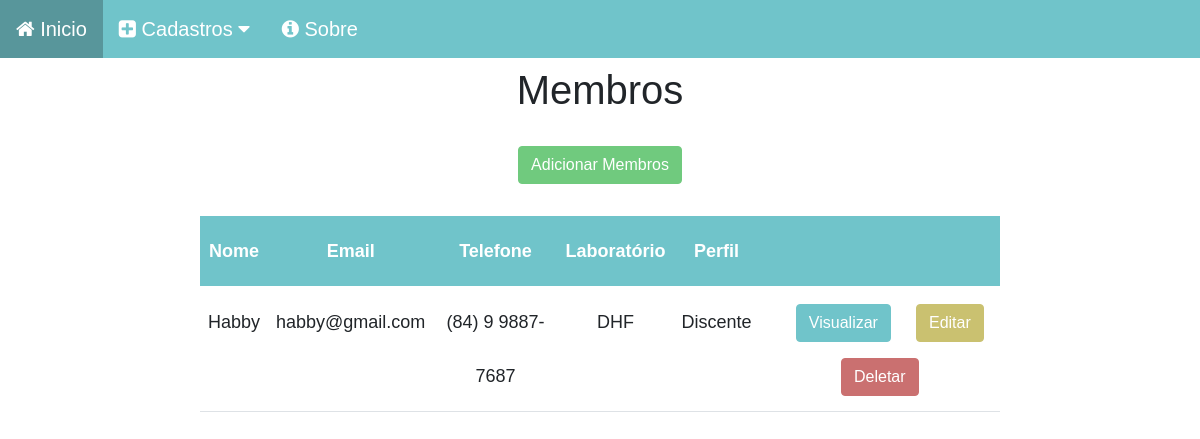
/membros/, run on an earlier commit of the app's database.
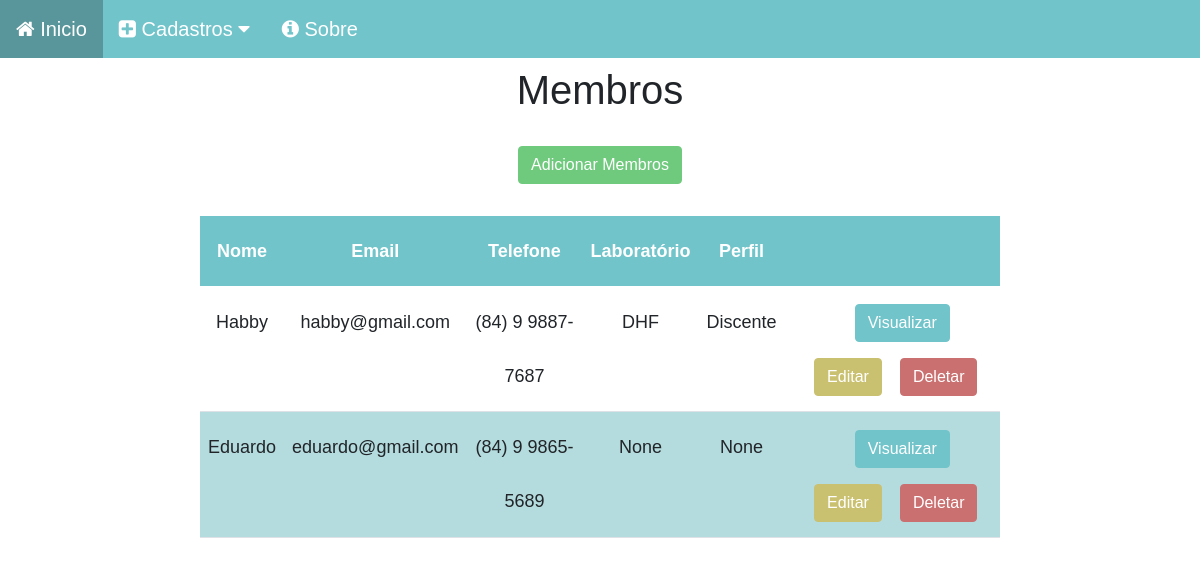
And on a later commit of the database.
### membros_app/models.py (models this page shows, shortened)
class Membro(models.Model):
    nome = models.CharField(max_length=60)
    email = models.CharField(max_length=30)
    telefone = models.CharField(max_length=20)
    laboratorio = models.ForeignKey(to='laboratorio_app.Lab', on_delete=models.CASCADE,null=True, blank=True)
    membro_perfil = models.ForeignKey(Perfil, on_delete=models.CASCADE, null=True, blank=True)

class Perfil(models.Model):
    titulo = models.CharField(max_length=50)
    def __str__(self):
        return self.titulo

### laboratorio_app/models.py (models this page shows)
class Lab(models.Model):
    descricao = models.CharField(max_length=60)
    nome = models.CharField(max_length=60)
    coordenador = models.ForeignKey(Membro,on_delete=models.SET_NULL, related_name='coordenador', null=True, blank=True)
    vice_coordenador = models.ForeignKey(Membro, on_delete=models.SET_NULL, related_name='vice_coordenador', null=True, blank=True)
    def __str__(self):
        return self.nome

### membros_app/views.py (the view)
# urls.py: path('', views.listar_membros, name = 'listar_membros'),
def listar_membros(request):
    membros = Membro.objects.all()
    return render(request, 'membro_list.html', {'membros': membros})

### membros_app/templates/membro_list.html (shortened to what this page needs)
{% extends 'base.html' %}
{% load static %}
{% block content %}
    <div class='col-8 m-auto pt-2 pb-2 text-center'>
        <h1>Membros</h1>
    </div>
    <div class='col-8 m-auto pt-3 pb-2 text-center'>
        <a href="{% url 'cadastrar_membro' %}" class="btn btn-add">Adicionar Membros</a>
    </div>
    {% if membros %}
    <div class='col-8 m-auto pt-4 pb-2 text-center'>
        <table class="table">
            <thead class="thead-dark">
              <tr>
                <th scope="col">Nome</th>
                <th scope="col">Email</th>
                <th scope="col">Telefone</th>
                <th scope="col">Laboratório</th>
                <th scope="col">Perfil</th>
                <th scope="col"></th>
              </tr>
            </thead>
            <tbody>
                {% for membro in membros %}
                    <tr>
                        <td>{{membro.nome}}</td>
                        <td>{{membro.email}}</td>
                        <td>{{membro.telefone}}</td>
                        <td>{{membro.laboratorio}}</td>
                        <td>{{membro.membro_perfil}}</td>
                        <td>
                            <a href="{% url 'visualizar_membro' membro.id %}" class="btn btn-view">Visualizar</a>
                            <a href="{% url 'editar_membro' membro.id %}" class="btn btn-edit">Editar</a>
                            <form method="post" action="{% url 'excluir_membro' membro.id %}" class="btn">
                                <button type="submit" class="btn btn-delete">
                                    Deletar
                                </button>
                            </form>
                        </td>
                    </tr>
                {% endfor %}
            </tbody>
        </table>
    </div>
    {% else %}
    <h1 class ='text-center mt-5'>
        Não há membros cadastrados
    </h1>
    {% endif %}
{% endblock content %}

What changed in the data, as far as the page shows it:
added Membro: nome "Eduardo", email "eduardo@gmail.com", telefone "(84) 9 9865-5689", laboratorio "None", membro_perfil "None"
